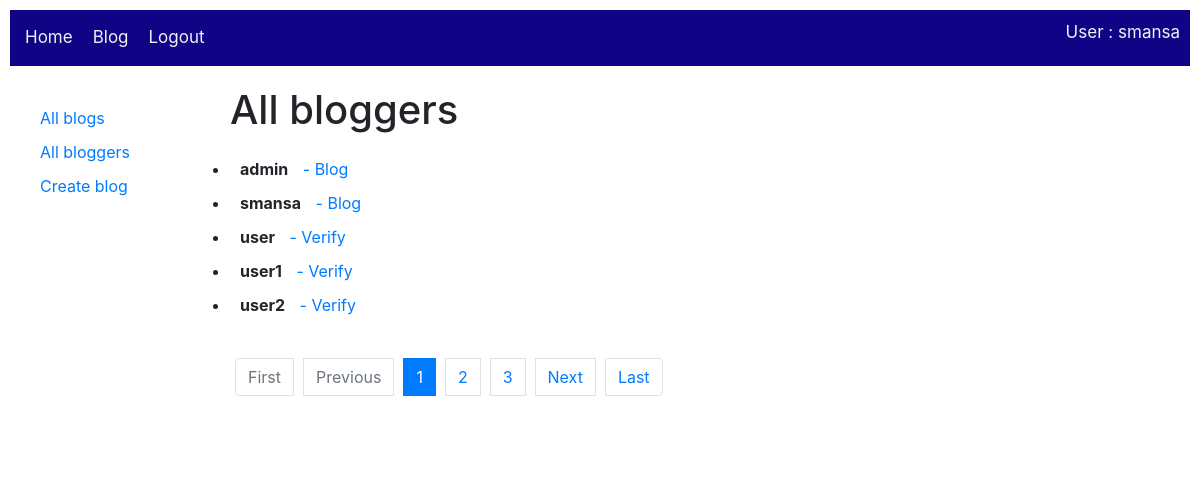
/accounts/bloggers/ (signed in), run on the app's committed database.
### accounts/models.py (models this page shows, shortened)
class SmansaUser(AbstractUser):
    address = models.CharField(max_length=300, null=True, help_text='Enter address')
    mobile_number = models.CharField(max_length=20, null=True, help_text='Enter mobile phone number')
    bio = models.TextField(max_length=400, null=True, help_text="Enter your bio details here.")
    verified_by = models.IntegerField(default=0)#SmansaUser.id
    def __str__(self):
        return self.username
    class Meta:
        ordering = ['-verified_by', 'username']

### accounts/views.py (the view)
# urls.py: path('bloggers/', views.BloggerListView.as_view(), name='bloggers'),
class BloggerListView(generic.ListView):
    model = SmansaUser
    paginate_by = 5

### accounts/templates/accounts/smansauser_list.html
{% extends "base_blog.html" %}
{% block content %}
    <h1>All bloggers</h1>
    {% if smansauser_list %}
    <ul>
      {% for author in smansauser_list %}
        <li>
          <strong>{{author}}</strong>
          {% if author.verified_by == 0 %}
            <a href="{% url 'accounts:smnasa_user-verify' author.pk %}"> - Verify</a>
          {% else %}
            <a href="{% url 'blog:blogs-by-author' author.pk %}"> - Blog</a>
          {% endif %}
        </li>
      {% endfor %}
    </ul>
    {% include 'includes/pagination.html' %}
    {% else %}
      <p>There are no bloggers yet.</p>
    {% endif %}
{% endblock %}

### templates/base_smansa.html (shortened to what this page needs)
{% load static %}
<!doctype html>
<html lang="en">
  <head>
    {% block css %}
    <link rel="stylesheet" href="https://stackpath.bootstrapcdn.com/bootstrap/4.1.3/css/bootstrap.min.css">
    <link rel="stylesheet" href="{% static 'css/styles.css' %}">
    <link rel="stylesheet" href="{% static 'css/base.css' %}">
    {% endblock %}
  </head>
  <body>
    <div class="topnav">
      <ul>
          <li><a href="{% url 'home-smansa' %}">Home</a></li>
          {% if user.is_authenticated %}
          <li><a href="{% url 'blog:home'%}">Blog</a></li>
          <li><a href="{% url 'logout'%}?next={{request.path}}">Logout</a></li>
          {% else %}
              <li><a href="{% url 'login'%}?next={{request.path}}">Login</a></li>
              <li style="float: right;"><a href="{% url 'accounts:signup' %}">Sign Up</a></li>
          {% endif %}
          {% if user.is_authenticated %}
              <li style="float: right;">User : {{ user.get_username }}</li>
          {% endif %}
      </ul>
    </div>
    {% block body %}{% endblock body %}
  </body>
</html>

### static/css/styles.css (style rules this page uses)
* { padding: 5px; }
.topnav { overflow: hidden; background-color: rgb(16, 3, 133); }
.topnav ul { list-style-type: none; margin: 0; padding: 0; overflow: hidden; background-color: rgb(16, 3, 133); }
.topnav ul li { float: left; color: #f2f2f2; text-align: center; padding: 5px; text-decoration: none; font-size: 17px; }
.topnav ul li a { float: left; color: #f2f2f2; text-align: center; padding: 5px; text-decoration: none; font-size: 17px; }
* { box-sizing: border-box; }

### static/css/base.css (style rules this page uses)
html { position: relative; min-height: 100%; font-size: 14px; }
@media (min-width: 768px) { html { font-size: 16px; } }
body { margin-bottom: 60px; }

### data on the page
SmansaUser: get_username "smansa", username "smansa", verified_by "- Blog"
SmansaUser: username "admin", verified_by "- Blog"
SmansaUser: username "user", verified_by "- Verify"
SmansaUser: username "user1", verified_by "- Verify"
SmansaUser: username "user2", verified_by "- Verify"

### other printed values
{{ page_num }} "1"
{{ page_num }} "2" "3"
